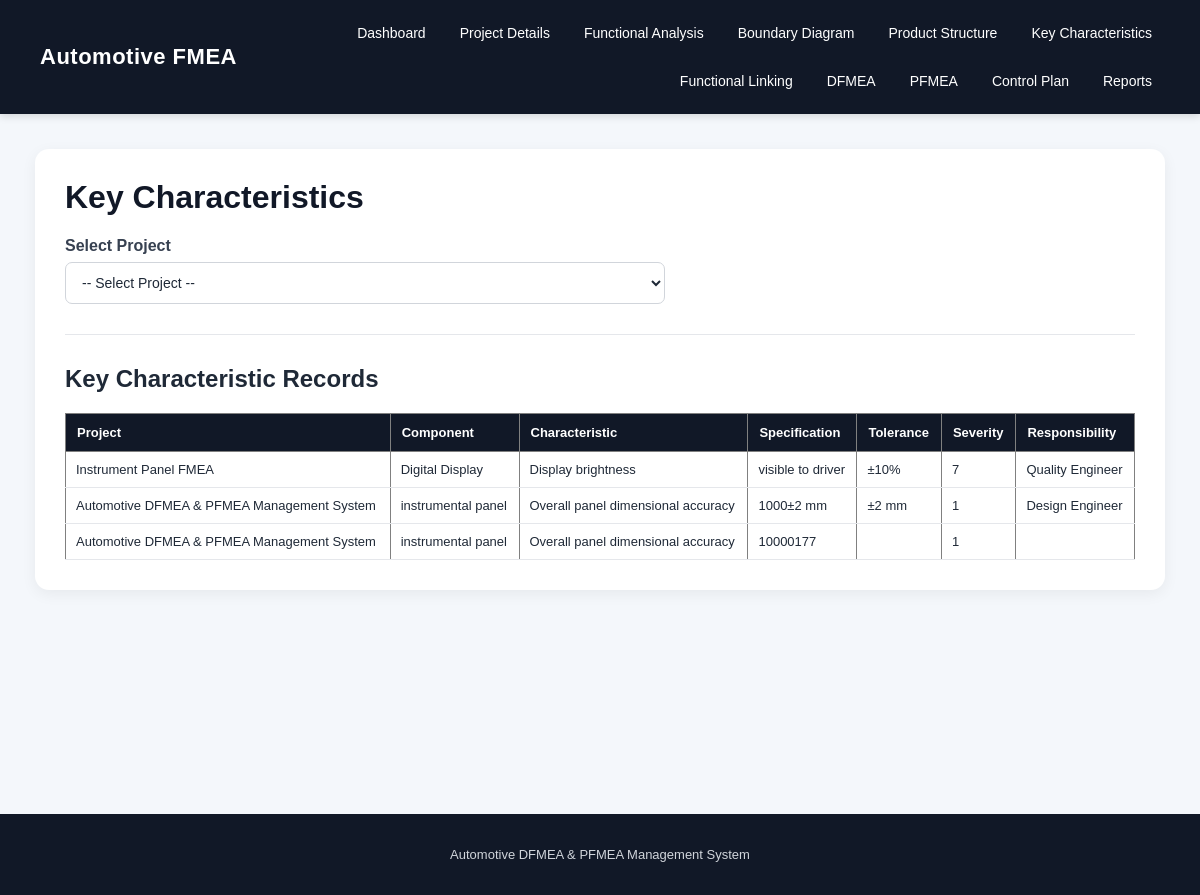
Page /key-characteristics on the committed database.
### tables this page shows
CREATE TABLE key_characteristics (
            id INTEGER PRIMARY KEY AUTOINCREMENT,
            project_id INTEGER,
            component_id INTEGER,
            characteristic TEXT,
            specification TEXT,
            tolerance TEXT,
            severity INTEGER,
            responsibility TEXT,
            FOREIGN KEY (project_id) REFERENCES projects(id),
            FOREIGN KEY (component_id) REFERENCES product_structure(id)
        );

CREATE TABLE projects (
            id INTEGER PRIMARY KEY AUTOINCREMENT,
            project_name TEXT NOT NULL,
            product_name TEXT,
            customer TEXT,
            project_number TEXT,
            created_date TEXT
        );

CREATE TABLE product_structure (
            id INTEGER PRIMARY KEY AUTOINCREMENT,
            project_id INTEGER NOT NULL,
            parent_id INTEGER,
            component_name TEXT NOT NULL,
            component_type TEXT,
            label TEXT,
            part_number TEXT,
            level INTEGER DEFAULT 0,
            description TEXT,
            FOREIGN KEY (project_id) REFERENCES projects(id),
            FOREIGN KEY (parent_id) REFERENCES product_structure(id)
        );

### app.py (the view, shortened to what this page needs)
@app.route("/key-characteristics", methods=["GET", "POST"])
def key_characteristics():
    conn = get_db()
    selected_project_id = request.args.get(
        "project_id",
        ""
    )
    projects = conn.execute("""
        SELECT
            id,
            project_name,
            product_name
        FROM projects
        ORDER BY id DESC
    """).fetchall()
    if selected_project_id:
        components = conn.execute("""
            SELECT
                id,
                project_id,
                component_name,
                component_type,
                label,
                part_number,
                level
            FROM product_structure
            WHERE project_id = ?
            ORDER BY level, id
        """, (
            selected_project_id,
        )).fetchall()
    else:
        components = []
    records = conn.execute("""
        SELECT
            kc.id,
            kc.project_id,
            kc.component_id,
            p.project_name,
            ps.component_name,
            kc.characteristic,
            kc.specification,
            kc.tolerance,
            kc.severity,
            kc.responsibility
        FROM key_characteristics AS kc

        LEFT JOIN projects AS p
            ON kc.project_id = p.id

        LEFT JOIN product_structure AS ps
            ON kc.component_id = ps.id

        ORDER BY kc.id DESC
    """).fetchall()
    conn.close()
    return render_template(
        "key_characteristics.html",
        projects=projects,
        components=components,
        records=records,
        selected_project_id=selected_project_id
    )

### app.py (called while the page is built)
def get_db():
    os.makedirs("database", exist_ok=True)
    conn = sqlite3.connect(DATABASE)
    conn.row_factory = sqlite3.Row
    return conn

### templates/key_characteristics.html (shortened to what this page needs)
{% extends "base.html" %}
{% block content %}
<div class="container">
    <h1>Key Characteristics</h1>
    <form method="GET" action="{{ url_for('key_characteristics') }}">
        <label><b>Select Project</b></label>
        <select name="project_id" onchange="this.form.submit()">
            <option value="">-- Select Project --</option>
        </select>
    </form>
    <hr>
    <h2>Key Characteristic Records</h2>
    {% if records %}
    <table border="1" cellpadding="8">
        <tr>
            <th>Project</th>
            <th>Component</th>
            <th>Characteristic</th>
            <th>Specification</th>
            <th>Tolerance</th>
            <th>Severity</th>
            <th>Responsibility</th>
        </tr>
        {% for record in records %}
        <tr>
            <td>{{ record['project_name'] }}</td>
            <td>{{ record['component_name'] }}</td>
            <td>{{ record['characteristic'] }}</td>
            <td>{{ record['specification'] }}</td>
            <td>{{ record['tolerance'] }}</td>
            <td>{{ record['severity'] }}</td>
            <td>{{ record['responsibility'] }}</td>
        </tr>
        {% endfor %}
    </table>
    {% else %}
    <p>No key characteristics added yet.</p>
    {% endif %}
</div>
{% endblock %}

### templates/base.html (shortened to what this page needs)
<!DOCTYPE html>
<html lang="en">
<head>
    <link rel="stylesheet"
          href="{{ url_for('static', filename='css/style.css') }}">
</head>
<body>
    <header>
        <div class="logo">
            Automotive FMEA
        </div>
        <nav>
            <a href="{{ url_for('dashboard') }}">
                Dashboard
            </a>
            <a href="{{ url_for('project') }}">
                Project Details
            </a>
            <a href="{{ url_for('functional_analysis') }}">
                Functional Analysis
            </a>
            <a href="{{ url_for('boundary_diagram') }}">
                Boundary Diagram
            </a>
            <a href="{{ url_for('product_structure') }}">
                Product Structure
            </a>
            <a href="{{ url_for('key_characteristics') }}">
                Key Characteristics
            </a>
            <a href="{{ url_for('functional_links') }}">
                Functional Linking
            </a>
            <a href="{{ url_for('dfmea') }}">
                DFMEA
            </a>
            <a href="{{ url_for('pfmea') }}">
                PFMEA
            </a>
            <a href="{{ url_for('control_plan') }}">
                Control Plan
            </a>
            <a href="{{ url_for('reports') }}">
                Reports
            </a>
        </nav>
    </header>
    <main>
        {% block content %}
        {% endblock %}
    </main>
    <footer>
        <p>
            Automotive DFMEA &amp; PFMEA Management System
        </p>
    </footer>
</body>
</html>

### static/css/style.css (style rules this page uses)
* { box-sizing: border-box; }
body { margin: 0; font-family: Arial, Helvetica, sans-serif; background: #f4f7fb; color: #1f2937; }
header { background: #111827; color: white; padding: 18px 40px; display: flex; align-items: center; justify-content: space-between; gap: 25px; box-shadow: 0 2px 8px rgba(0, 0, 0, 0.15); }
.logo { font-size: 22px; font-weight: bold; letter-spacing: 0.5px; white-space: nowrap; }
nav { display: flex; gap: 18px; align-items: center; justify-content: flex-end; flex-wrap: wrap; max-width: 900px; }
nav a { color: white; text-decoration: none; font-weight: 500; font-size: 14px; padding: 7px 8px; border-radius: 6px; transition: background 0.2s, color 0.2s; }
main { min-height: calc(100vh - 130px); padding: 35px; }
.container { max-width: 1250px; margin: auto; background: white; padding: 30px; border-radius: 14px; box-shadow: 0 4px 15px rgba(0, 0, 0, 0.06); overflow-x: auto; }
.container h1 { margin-top: 0; color: #111827; }
.container h2 { margin-top: 28px; color: #1f2937; }
form { margin-top: 15px; }
label { display: block; margin-bottom: 7px; color: #374151; font-weight: 500; }
input, select, textarea { width: 100%; max-width: 600px; padding: 11px 12px; border: 1px solid #d1d5db; border-radius: 7px; font-size: 14px; background: white; color: #1f2937; }
table { border-collapse: collapse; margin-top: 15px; background: white; width: 100%; }
th { background: #111827; color: white; padding: 11px; text-align: left; font-size: 13px; white-space: nowrap; }
td { padding: 10px; border-bottom: 1px solid #e5e7eb; font-size: 13px; vertical-align: top; }
.container table { min-width: 800px; }
a { transition: color 0.2s; }
hr { border: none; border-top: 1px solid #e5e7eb; margin: 30px 0; }
footer { background: #111827; color: #d1d5db; text-align: center; padding: 20px; margin-top: 30px; font-size: 13px; }

### rows in the picture
key_characteristics: project_name "Instrument Panel FMEA", component_name "Digital Display", characteristic "Display brightness", specification "visible to driver", tolerance "±10%", severity "7", responsibility "Quality Engineer"
key_characteristics: project_name "Automotive DFMEA & PFMEA Management System", component_name "instrumental panel", characteristic "Overall panel dimensional accuracy", specification "1000±2 mm", tolerance "±2 mm", severity "1", responsibility "Design Engineer"
key_characteristics: project_name "Automotive DFMEA & PFMEA Management System", component_name "instrumental panel", characteristic "Overall panel dimensional accuracy", specification "10000177", severity "1"
